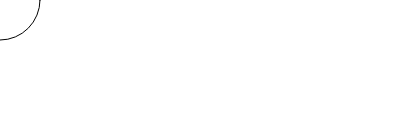
Frame 1 (no input)
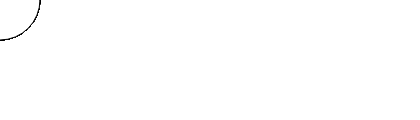
Frame 60 (no input)
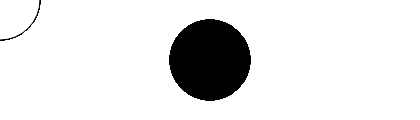
Frame 120 (the mouse pressed at the canvas centre since frame 60)

The p5.js sketch that drew these frames (run headless with seeded random() and noise() and a simulated clock; from frame 60 on, the mouse is pressed at the canvas centre):

// p5.js sketch
// ── sketch.js
function setup() {
  createCanvas(420, 120);
}

function draw() {
  if (mouseIsPressed) {
    fill(0);
  } else {
    fill(255)
  }
  ellipse(mouseX, mouseY, 80, 80);
}
